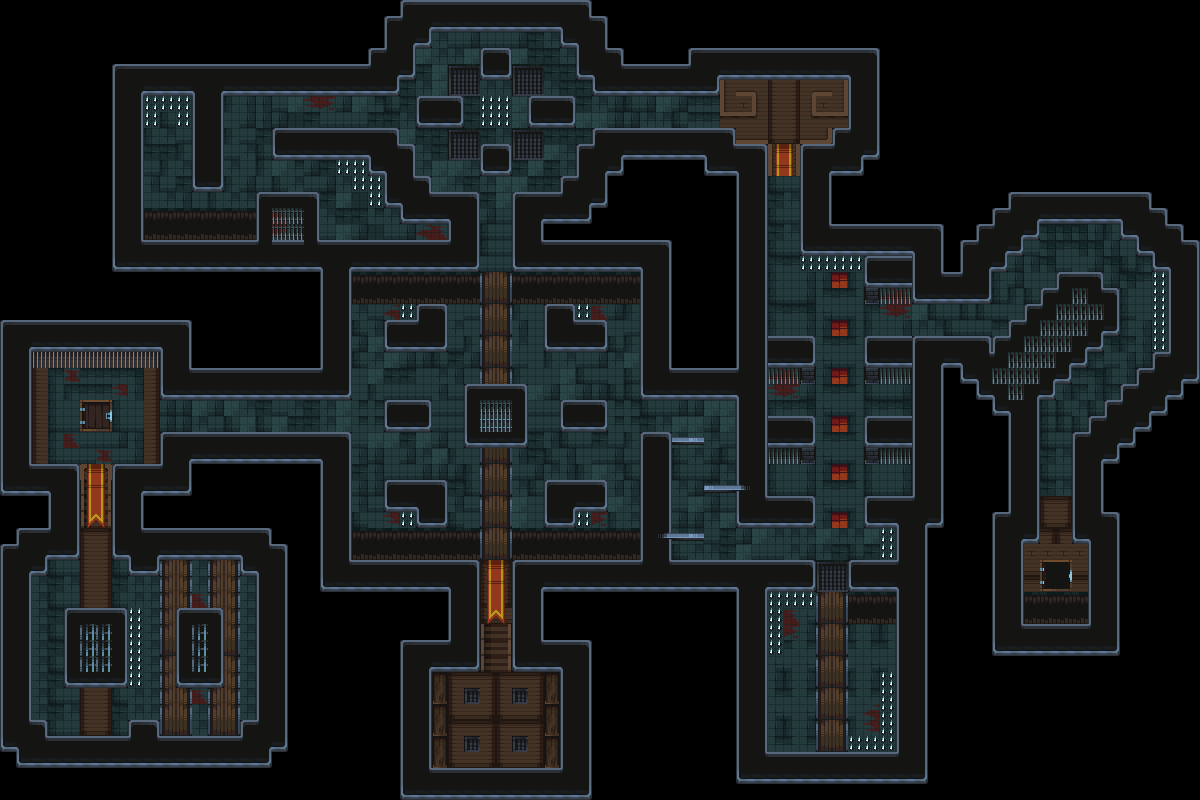

The image is a tile-based game level rendered from a .tmx file. Its description and source (layers, tilesets, objects; grid data summarised) follow:
An orthogonal 75x50 tile map with 16x16 px tiles, 5 tile layers (Floor, Saferoom, Wall, Traps, ...).

<map version="1.10" tiledversion="git" orientation="orthogonal" renderorder="right-down" width="75" height="50" tilewidth="16" tileheight="16" infinite="0" nextlayerid="6" nextobjectid="1">
 <editorsettings>
  <export target="../Level2.json" format="json" />
 </editorsettings>
 <tileset firstgid="1" name="Dungeon_Tileset" tilewidth="16" tileheight="16" tilecount="625" columns="25">
  <image source="Dungeon_Tileset.png" width="400" height="400" />
 </tileset>
 <layer id="1" name="Floor" width="75" height="50">
  <data>[3750 cells, 1257 non-empty, 66 distinct tile ids]</data>
 </layer>
 <layer id="2" name="Saferoom" width="75" height="50">
  <data>[3750 cells, 175 non-empty, 53 distinct tile ids]</data>
 </layer>
 <layer id="3" name="Wall" width="75" height="50">
  <data>[3750 cells, 1329 non-empty, 24 distinct tile ids]</data>
 </layer>
 <layer id="4" name="Traps" width="75" height="50">
  <data>[3750 cells, 47 non-empty, 1 distinct tile ids]</data>
 </layer>
 <layer id="5" name="False Floor" width="75" height="50">
  <data>[3750 cells, 92 non-empty, 4 distinct tile ids]</data>
 </layer>
</map>
